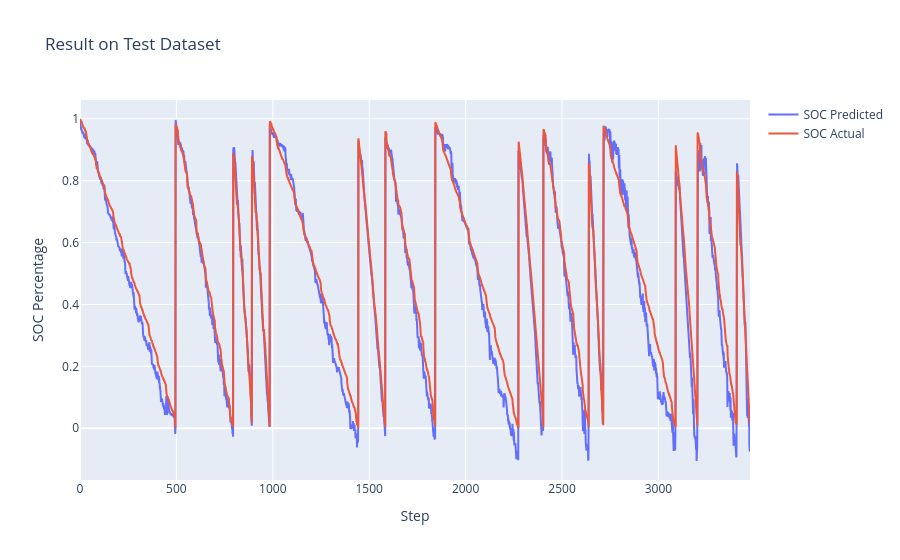

The notebook cell this image was saved under:
### Code cell
import plotly.graph_objects as go

cycle_num = 0
steps_num = 100000
step_index = np.arange(cycle_num*steps_num, (cycle_num+1)*steps_num)

fig = go.Figure()
fig.add_trace(go.Scatter(x=step_index, y=test_predictions.flatten()[cycle_num*steps_num:(cycle_num+1)*steps_num],
                    mode='lines', name='SOC Predicted'))
fig.add_trace(go.Scatter(x=step_index, y=test_y.flatten()[cycle_num*steps_num:(cycle_num+1)*steps_num],
                    mode='lines', name='SOC Actual'))
fig.update_layout(title='Result on Test Dataset',
                  xaxis_title='Step',
                  yaxis_title='SOC Percentage')
fig.show()

### Figure 1 — Plotly figure (JSON) as saved in the notebook; plotly's stock layout.template omitted (floating-point values rounded to 4 significant figures; data arrays with more than 128 entries replaced by an {"elided": "..."} marker saying what was removed)
{"data": [{"mode": "lines", "name": "SOC Predicted", "type": "scatter", "x": {"elided": "100000 int values"}, "y": {"elided": "3476 float values"}}, {"mode": "lines", "name": "SOC Actual", "type": "scatter", "x": {"elided": "100000 int values"}, "y": {"elided": "3476 float values"}}], "layout": {"title": {"text": "Result on Test Dataset"}, "xaxis": {"title": {"text": "Step"}}, "yaxis": {"title": {"text": "SOC Percentage"}}}}
